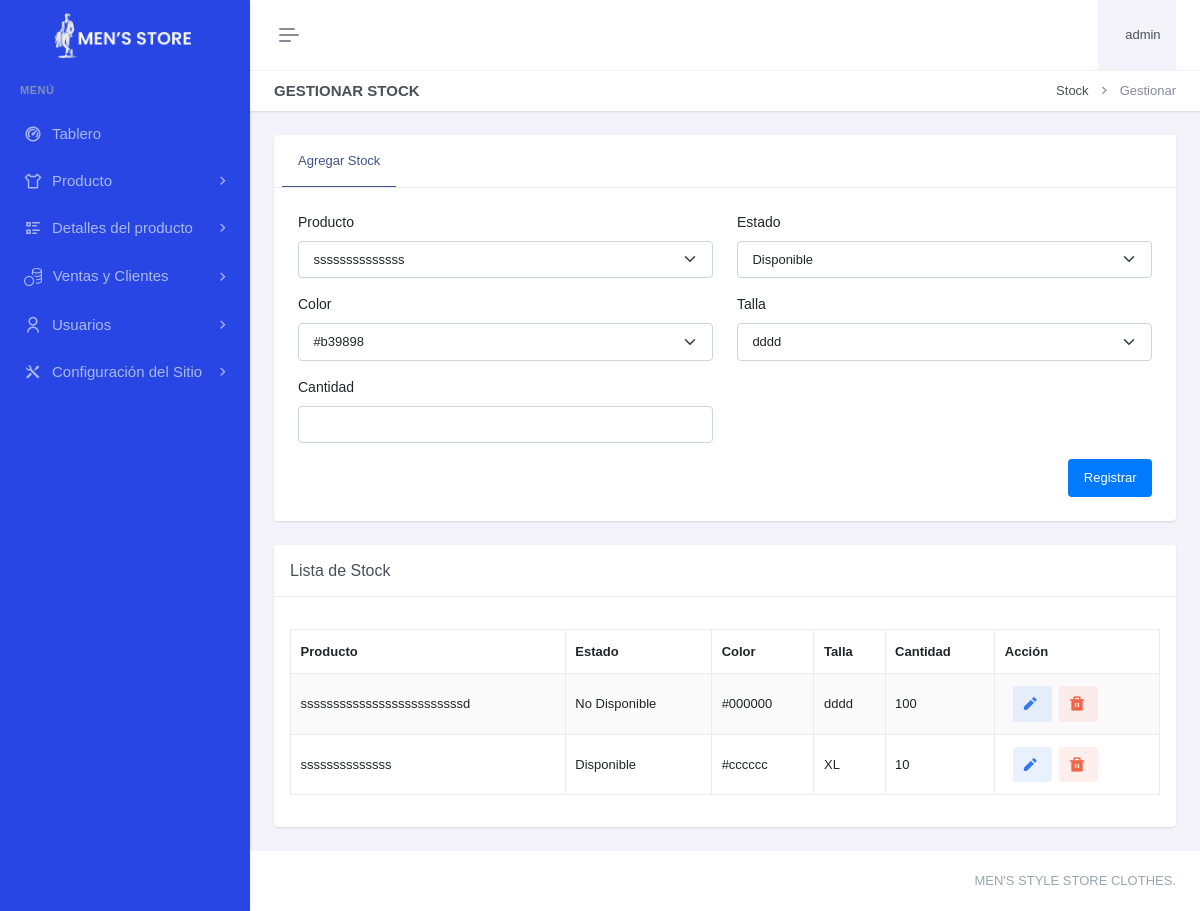
Before: /paneladministrador/productos/stock/gestionar-stock.php (signed in) with the older database file.
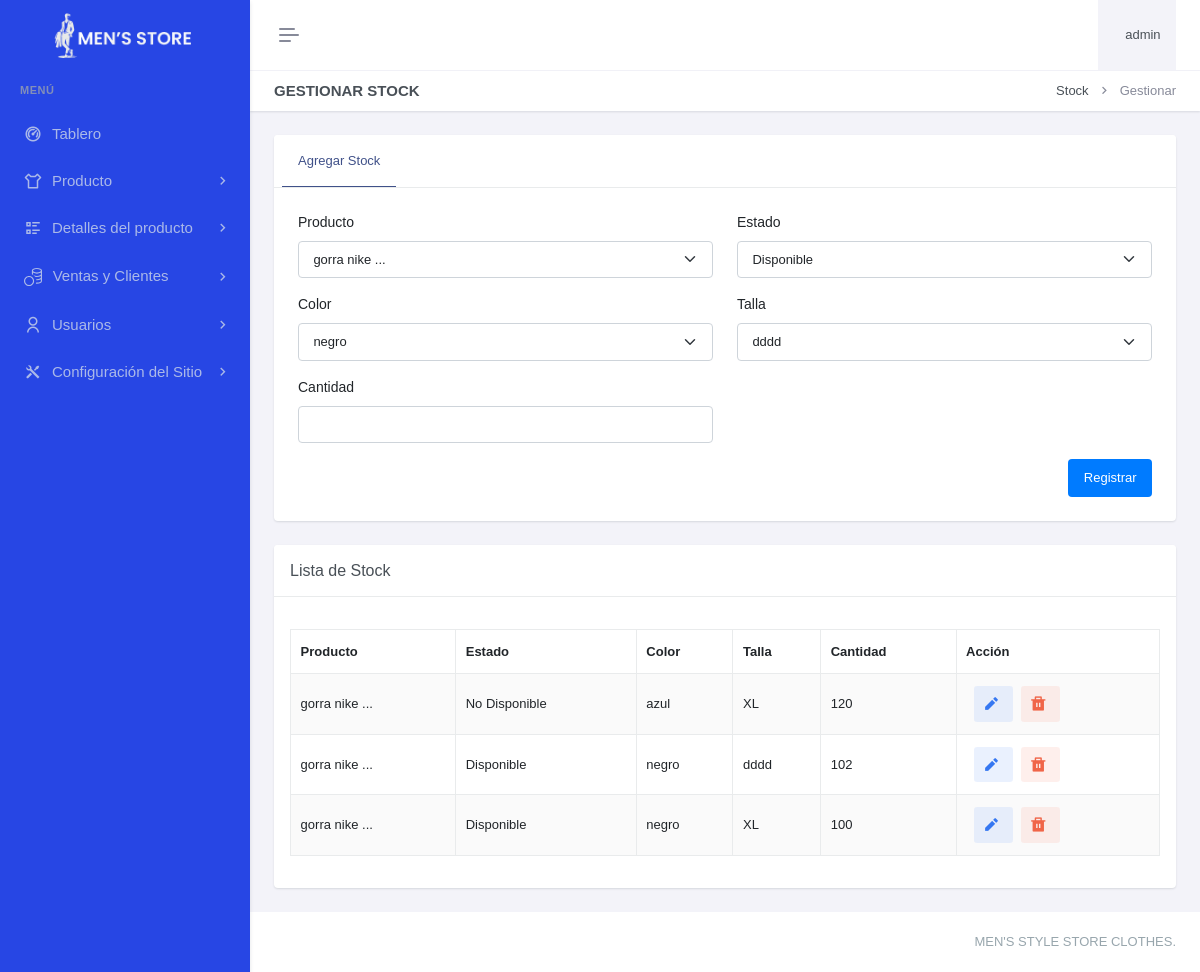
After: the same page with the newer database file.
### tables this page shows
CREATE TABLE `stock` (
  `stoId` int(11) NOT NULL,
  `proId` int(11) DEFAULT NULL,
  `estId` int(11) DEFAULT NULL,
  `colId` int(11) DEFAULT NULL,
  `talId` int(11) DEFAULT NULL,
  `stoCantidad` int(11) DEFAULT NULL,
  `stoFechaRegis` datetime DEFAULT current_timestamp() ON UPDATE current_timestamp()
);

CREATE TABLE `producto` (
  `proId` int(11) NOT NULL,
  `catId` int(11) DEFAULT NULL,
  `marId` int(11) DEFAULT NULL,
  `proNombre` varchar(50) NOT NULL,
  `proDescripcion` varchar(150) DEFAULT NULL,
  `proImg` varchar(255) DEFAULT NULL,
  `proImg2` varchar(255) DEFAULT NULL,
  `proPrecio` decimal(8,2) DEFAULT NULL,
  `proFechaRegistro` datetime DEFAULT current_timestamp() ON UPDATE current_timestamp()
);

CREATE TABLE `estado` (
  `estId` int(11) NOT NULL,
  `estDisponible` tinyint(1) DEFAULT NULL,
  `estFechaRegis` datetime DEFAULT current_timestamp()
);

CREATE TABLE `color` (
  `colId` int(11) NOT NULL,
  `colNombre` varchar(50) NOT NULL,
  `colCodigoHex` varchar(30) DEFAULT NULL,
  `colFechaRegis` datetime DEFAULT current_timestamp()
);

CREATE TABLE `talla` (
  `talId` int(11) NOT NULL,
  `talNombre` varchar(30) DEFAULT NULL,
  `talFechaRegis` datetime DEFAULT current_timestamp()
);

### paneladministrador/productos/stock/gestionar-stock.php (the view, shortened to what the rows shown need)
<?php
include "../../header.php";
include "../../sidebar.php";
?>
<div class="main-content">
    <div class="page-content">
        <div class="container-fluid">
            <div class="row">
                <div class="col-xxl-9">
                    <div class="card mt-4">
                        <div class="card-body">
                            <table id="example" class="table table-bordered dt-responsive nowrap table-striped align-middle" style="width:100%">
                                <thead>
                                    <tr>
                                        <th>Producto</th>
                                        <th>Estado</th>
                                        <th>Color</th>
                                        <th>Talla</th>
                                        <th>Cantidad</th>
                                        <th>Acción</th>
                                    </tr>
                                </thead>
                                <tbody>
                                    <?php
                                    $query = "SELECT s.stoId, p.proDescripcion, e.estDisponible, c.colNombre, t.talNombre, s.stoCantidad
                                              FROM stock AS s
                                              INNER JOIN producto AS p ON s.proId = p.proId
                                              INNER JOIN estado AS e ON s.estId = e.estId
                                              INNER JOIN color AS c ON s.colId = c.colId
                                              INNER JOIN talla AS t ON s.talId = t.talId
                                              ORDER BY s.stoId DESC";
                                    $result = mysqli_query($con, $query);
                                    while ($row = mysqli_fetch_assoc($result)) {
                                        $estado = $row['estDisponible'] ? 'Disponible' : 'No Disponible';
                                        echo "<tr id='stock-{$row['stoId']}'>
                                                <td>{$row['proDescripcion']}</td>
                                                <td>{$estado}</td>
                                                <td>{$row['colNombre']}</td>
                                                <td>{$row['talNombre']}</td>
                                                <td>{$row['stoCantidad']}</td>
                                                <td>
                                                   <a href='editarstock.php?id={$row['stoId']}' class='btn btn-soft-secondary btn-sm ms-2 me-1 aria-label='Editar' title='Editar'><i class='ri-pencil-fill align-bottom me-1' style='font-size: 1.5em;'></i></a>
                                                    <a href='javascript:void(0);' class='btn btn-soft-danger btn-sm' onclick='confirmDeleteStock({$row['stoId']})' aria-label='Eliminar' title='Eliminar'><i class='ri-delete-bin-fill align-bottom me-1' style='font-size: 1.5em;'></i></a>
                                                </td>
                                            </tr>";
                                    }
                                    ?>
                                </tbody>
                            </table>
                        </div>
                    </div>
                </div>
            </div>
        </div>
    </div>
</div>
<?php include "../../footer.php";?>

Changed rows visible on the page:
removed stock: proId.proDescripcion "sssssssssssssssssssssssssd", estId.estDisponible "No Disponible", colId.colNombre "#000000", talId.talNombre "dddd", stoCantidad "100"
removed stock: proId.proDescripcion "ssssssssssssss", estId.estDisponible "Disponible", colId.colNombre "#cccccc", talId.talNombre "XL", stoCantidad "10"
added stock: proId.proDescripcion "gorra nike ...", estId.estDisponible "No Disponible", colId.colNombre "azul", talId.talNombre "XL", stoCantidad "120"
added stock: proId.proDescripcion "gorra nike ...", estId.estDisponible "Disponible", colId.colNombre "negro", talId.talNombre "dddd", stoCantidad "102"
added stock: proId.proDescripcion "gorra nike ...", estId.estDisponible "Disponible", colId.colNombre "negro", talId.talNombre "XL", stoCantidad "100"
Other visible differences:
form field proId: "ssssssssssssss" → "gorra nike ..."
form field colId: "#b39898" → "negro"
